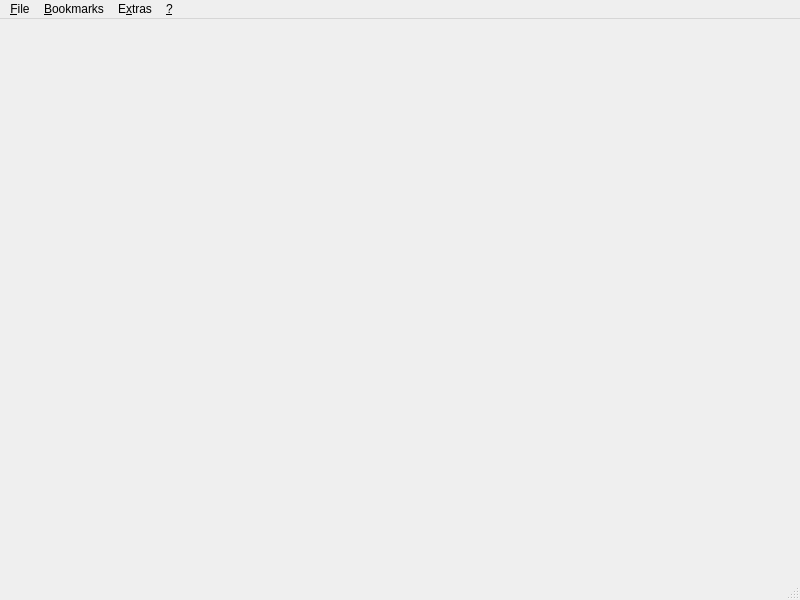
<?xml version="1.0" encoding="UTF-8"?>
<ui version="4.0">
 <class>MainWindow</class>
 <widget class="QMainWindow" name="MainWindow">
  <property name="geometry">
   <rect>
    <x>0</x>
    <y>0</y>
    <width>800</width>
    <height>600</height>
   </rect>
  </property>
  <property name="windowTitle">
   <string>MainWindow</string>
  </property>
  <widget class="QWidget" name="centralwidget"/>
  <widget class="QMenuBar" name="menubar">
   <property name="geometry">
    <rect>
     <x>0</x>
     <y>0</y>
     <width>800</width>
     <height>23</height>
    </rect>
   </property>
   <widget class="QMenu" name="menu_File">
    <property name="title">
     <string>&amp;File</string>
    </property>
    <addaction name="actionQuit"/>
   </widget>
   <widget class="QMenu" name="menuBookmarks">
    <property name="title">
     <string>&amp;Bookmarks</string>
    </property>
    <addaction name="actionManageBookmarks"/>
    <addaction name="separator"/>
   </widget>
   <widget class="QMenu" name="menu">
    <property name="title">
     <string>&amp;?</string>
    </property>
    <addaction name="actionAbout"/>
   </widget>
   <widget class="QMenu" name="menu_Edit">
    <property name="title">
     <string>E&amp;xtras</string>
    </property>
    <addaction name="actionPreferences"/>
   </widget>
   <addaction name="menu_File"/>
   <addaction name="menuBookmarks"/>
   <addaction name="menu_Edit"/>
   <addaction name="menu"/>
  </widget>
  <widget class="QStatusBar" name="statusbar"/>
  <action name="actionQuit">
   <property name="text">
    <string>&amp;Quit</string>
   </property>
   <property name="shortcut">
    <string>Ctrl+Q</string>
   </property>
  </action>
  <action name="actionAbout">
   <property name="text">
    <string>&amp;About...</string>
   </property>
  </action>
  <action name="actionManageBookmarks">
   <property name="text">
    <string>&amp;Manage...</string>
   </property>
  </action>
  <action name="actionPreferences">
   <property name="text">
    <string>&amp;Preferences...</string>
   </property>
  </action>
 </widget>
 <resources/>
 <connections/>
</ui>
